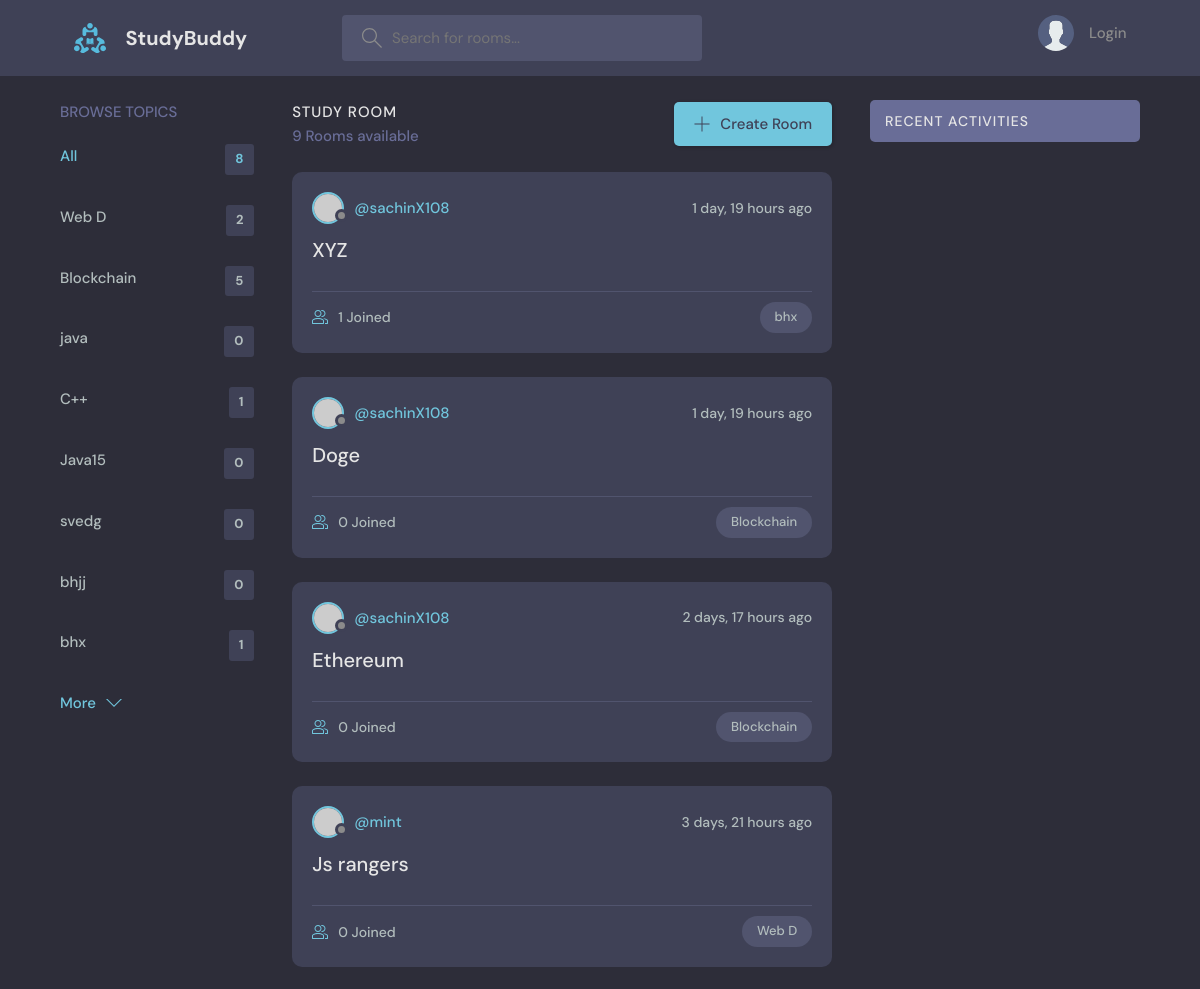
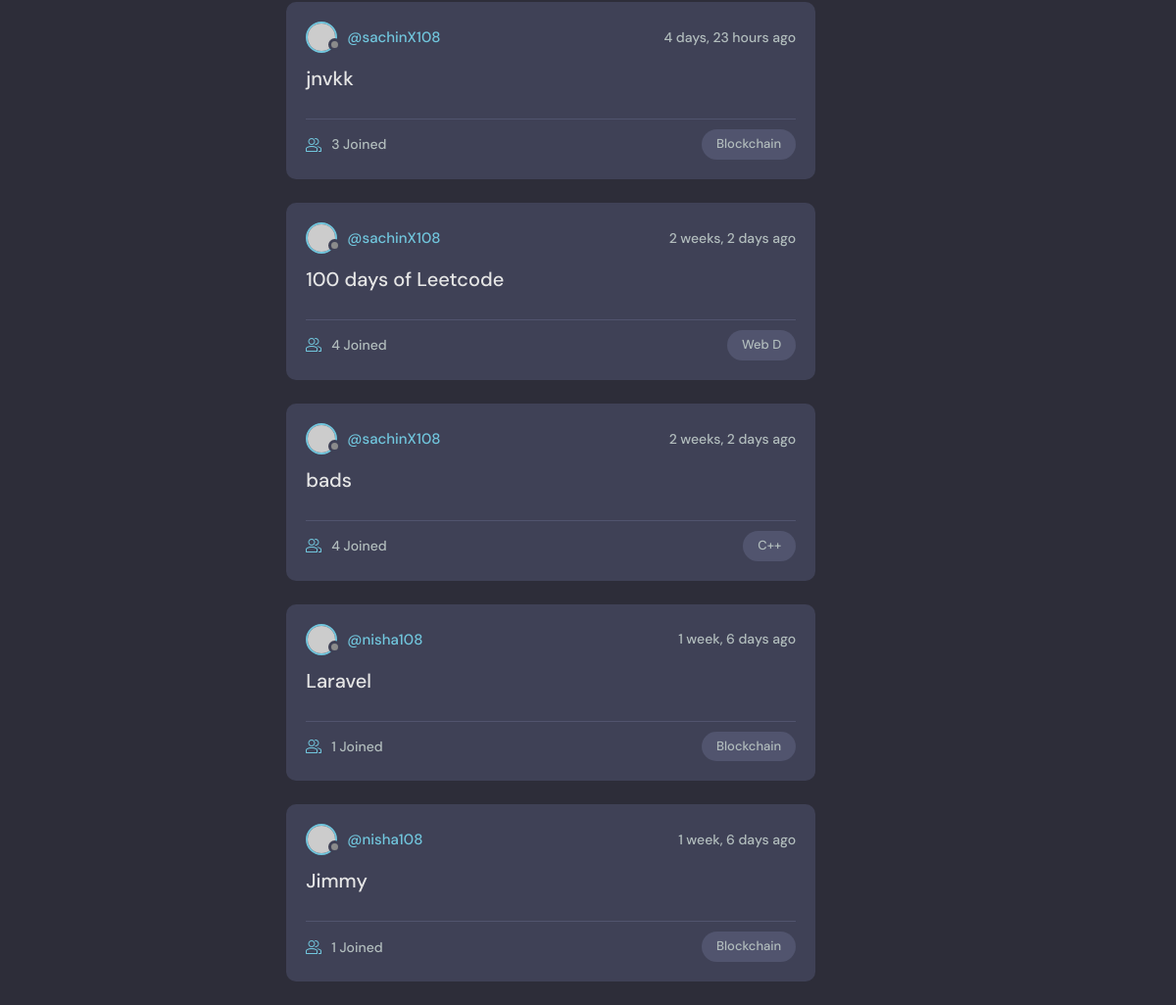
/?q=Java15, run on the app's committed database (2 pictures, top to bottom).
### base/models.py (models this page shows, shortened)
class Topic(models.Model):
    name=models.CharField(max_length=200)

class Room(models.Model):
    host=models.ForeignKey(User, on_delete=models.SET_NULL, null=True)
    topic=models.ForeignKey(Topic, on_delete=models.SET_NULL, null=True)
    name=models.CharField(max_length=200)
    desccription=models.TextField(null=True, blank=True)
    participants=models.ManyToManyField(User, related_name='participants', blank=True)
    updated=models.DateTimeField(auto_now=True)
    created=models.DateTimeField(auto_now_add=True)
    class Meta:
        ordering=['-updated', '-created']

### base/views.py (the view)
# urls.py: path('', views.Home, name='Home'),
def Home(request):
    q=request.GET.get('q', default="")
    rooms=Room.objects.all()
    room_count=rooms.count()
    topics=Topic.objects.all()
    room_messages=Message.objects.filter(Q(room__topic__name__icontains=q))
    context={'rooms':rooms, 'topics':topics, 'room_count':room_count, "room_messages":room_messages}
    return render(request, 'base/home.html', context)

### base/Templates/base/home.html (shortened to what this page needs)
{%  extends 'Main.html' %}
{% block content %}
<main class="layout layout--3">
      <div class="container">
        {% include 'base/topic_components.html' %}
        <div class="roomList">
          <div class="roomList__header">
            <div>
              <h2>Study Room</h2>
              <p>{{rooms.count}} Rooms available</p>
            </div>
            <a class="btn btn--main" href="{%url 'create-room' %}">
              <svg version="1.1" xmlns="http://www.w3.org/2000/svg" width="32" height="32" viewBox="0 0 32 32">
                <title>add</title>
                <path
                  d="M16.943 0.943h-1.885v14.115h-14.115v1.885h14.115v14.115h1.885v-14.115h14.115v-1.885h-14.115v-14.115z"
                ></path>
              </svg>
              Create Room
            </a>
          </div>
          {% include 'base/feed_component.html' %}
        </div>
        {% include 'base/activity_component.html' %}
      </div>
    </main>
{% endblock %}

### base/Templates/base/topic_components.html
<div class="topics">
    <div class="topics__header">
      <h2>Browse Topics</h2>
    </div>
    <ul class="topics__list">
      <li>
        <a href="{% url 'Home' %}" class="active">All <span>{{topics.count}}</span></a>
      </li>
      {% for topic in topics %}
      <li>
        <a href="{% url 'Home' %}?q={{topic.name}}">{{topic.name}} <span>{{topic.room_set.all.count}}</span> </a>
      </li>
      {% endfor %}
    </ul>
    <a class="btn btn--link" href="topics.html">
      More
      <svg version="1.1" xmlns="http://www.w3.org/2000/svg" width="32" height="32" viewBox="0 0 32 32">
        <title>chevron-down</title>
        <path d="M16 21l-13-13h-3l16 16 16-16h-3l-13 13z"></path>
      </svg>
    </a>
  </div>

### base/Templates/base/feed_component.html (shortened to what this page needs)
{% for room in rooms %}
<div class="roomListRoom">
    <div class="roomListRoom__header">
      <a href="{% url 'user-profile' room.host.id %}" class="roomListRoom__author">
        <div class="avatar avatar--small">
          <img src="https://randomuser.me/api/portraits/women/11.jpg" />
        </div>
        <span>@{{room.host.username}}</span>
      </a>
      <div class="roomListRoom__actions">
        <span>{{room.created|timesince}} ago</span>
      </div>
    </div>
    <div class="roomListRoom__content">
      <a href="{% url 'room' room.id %}">{{room.name}}</a>
    </div>
    <div class="roomListRoom__meta">
      <a href="{% url 'room' room.id %}" class="roomListRoom__joined">
        {{room.participants.all.count}} Joined
      </a>
      <p class="roomListRoom__topic">{{room.topic.name}}</p>
    </div>
  </div>
{% endfor %}

### static/styles/style.css (style rules this page uses)
:root { --color-main: #71c6dd; --color-main-light: #e1f6fb; --color-dark: #3f4156; --color-dark-medium: #51546e; --color-dark-light: #696d97; --color-light: #e5e5e5; --color-gray: #8b8b8b; --color-light-gray: #b2bdbd; --color-bg: #2d2d39; --color-success: #5dd693; --color-error: #fc4b0b; }
* { font-family: "DM Sans", -apple-system, BlinkMacSystemFont, "Segoe UI", Roboto, Oxygen, Ubuntu, Cantarell, "Open Sans", "Helvetica Neue", sans-serif; margin: 0; padding: 0; box-sizing: border-box; text-rendering: optimizeLegibility; font-size: inherit; }
html { font-size: 56.25%; }
@media only screen and (min-width: 1200px) { html { font-size: 62.5%; } }
body { line-height: 1.6; font-weight: 400; font-size: 1.5rem; color: var(--color-light-gray); background-color: var(--color-bg); min-height: 100vh; }
img { width: 100%; }
a { display: inline-block; color: var(--color-main); text-decoration: none; }
.container { max-width: 120rem; width: 90%; margin: auto; }
.btn { background-color: transparent; border: none; display: inline-flex; align-items: center; gap: 1rem; cursor: pointer; transition: all ease-in-out 0.3s; padding: 1rem 2rem; border-radius: 5px; box-shadow: 1px 1px 3px 1px rgba(0, 0, 0, 0.15); font-weight: 500; }
.btn--link { border-radius: 0; padding: 0; color: var(--color-main); box-shadow: none; }
.btn--main { background-color: var(--color-main); color: var(--color-dark); }
.btn > svg { fill: currentColor; width: 1.6rem; height: 1.6rem; }
.avatar { position: relative; display: inline-block; border-radius: 50%; border: 2px solid var(--color-main); }
.avatar img { display: block; border-radius: 50%; object-fit: cover; object-position: center; }
.avatar::after { content: ""; display: block; position: absolute; background-color: var(--color-gray); z-index: 111; border-radius: 50%; border: 0.3rem solid var(--color-dark); }
.avatar.avatar--small img { width: 2.8rem; height: 2.8rem; }
.avatar.avatar--small:after { width: 0.7rem; height: 0.7rem; bottom: 0px; right: -6px; }
.layout { margin-top: 2.4rem; }
.layout > .container { display: flex; justify-content: space-between; align-items: flex-start; }
.layout--3 > .container > div:first-child { flex-basis: 18%; max-width: 22.5rem; }
.layout--3 > .container > div:nth-child(2) { flex-basis: 50%; }
.topics__header { margin-bottom: 2rem; }
.topics__header h2 { text-transform: uppercase; font-weight: 500; color: var(--color-dark-light); }
.topics__list { list-style: none; }
.topics__list li a { display: flex; justify-content: space-between; margin-bottom: 3rem; font-weight: 500; color: var(--color-light-gray); transition: all 0.3s ease-in-out; }
.topics__list li a.active, .topics__list li a:hover { color: var(--color-main); }
.topics__list li a span { padding: 0.5rem 1rem; background-color: var(--color-dark); border-radius: 3px; font-size: 1.3rem; font-weight: 700; letter-spacing: 1px; }
.roomList__header { display: flex; justify-content: space-between; align-items: center; margin-bottom: 2.4rem; }
.roomList__header h2 { text-transform: uppercase; font-weight: 500; color: var(--color-light); letter-spacing: 1px; }
.roomList__header p { font-weight: 500; color: var(--color-dark-light); }
.roomListRoom { margin-bottom: 2.4rem; background-color: var(--color-dark); border-radius: 1rem; padding: 2rem; }
.roomListRoom__header { display: flex; justify-content: space-between; align-items: center; }
.roomListRoom__author { font-weight: 500; display: flex; align-items: center; gap: 1rem; }
.roomListRoom__actions { display: flex; align-items: flex-start; gap: 1rem; position: relative; }
.roomListRoom__actions span { font-size: 1.4rem; font-weight: 500; }
.roomListRoom__content { margin: 1rem 0; }
.roomListRoom__content a { font-size: 2rem; font-weight: 500; margin-bottom: 1.5rem; color: var(--color-light); transition: all 0.3s ease-in-out; }
.roomListRoom__meta { border-top: 1px solid var(--color-dark-medium); padding-top: 1rem; display: flex; align-items: center; justify-content: space-between; }
.roomListRoom__joined { color: var(--color-light-gray); display: flex; align-items: center; gap: 1rem; font-size: 1.4rem; font-weight: 500; }
.roomListRoom__joined svg { fill: var(--color-main); width: 1.6rem; height: 1.6rem; }
.roomListRoom__topic { padding: 5px 1.5rem; background-color: var(--color-dark-medium); border-radius: 5rem; font-weight: 500; font-size: 1.3rem; }

### data on the page
Topic: name "Web D", room_set.all.count "2"
Topic: name "Blockchain", room_set.all.count "5"
Topic: name "java", room_set.all.count "0"
Topic: name "C++", room_set.all.count "1"
Topic: name "Java15", room_set.all.count "0"
Topic: name "svedg", room_set.all.count "0"
Topic: name "bhjj", room_set.all.count "0"
Topic: name "bhx", room_set.all.count "1"
Room: host.username "sachinX108", created "1 day, 19 hours", name "XYZ", participants.all.count "1", topic.name "bhx"
Room: host.username "sachinX108", created "1 day, 19 hours", name "Doge", participants.all.count "0", topic.name "Blockchain"
Room: host.username "sachinX108", created "2 days, 17 hours", name "Ethereum", participants.all.count "0", topic.name "Blockchain"
Room: host.username "mint", created "3 days, 21 hours", name "Js rangers", participants.all.count "0", topic.name "Web D"
Room: host.username "sachinX108", created "4 days, 23 hours", name "jnvkk", participants.all.count "3", topic.name "Blockchain"
Room: host.username "sachinX108", created "2 weeks, 2 days", name "100 days of Leetcode", participants.all.count "4", topic.name "Web D"
Room: host.username "sachinX108", created "2 weeks, 2 days", name "bads", participants.all.count "4", topic.name "C++"
Room: host.username "nisha108", created "1 week, 6 days", name "Laravel", participants.all.count "1", topic.name "Blockchain"
Room: host.username "nisha108", created "1 week, 6 days", name "Jimmy", participants.all.count "1", topic.name "Blockchain"

### other printed values
{{ topics.count }} "8"
{{ rooms.count }} "9"
